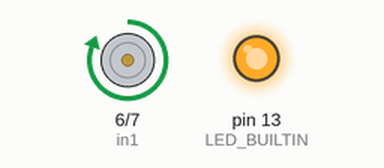
Simulated run of this sketch. Board: Arduino Uno, built with avr-gcc and run on an emulated ATmega328P. Parts: motor-driver pin pairs drawn as motors (green arrow = first pin HIGH = forward, orange = second pin HIGH = backward, longer = more drive, scaled by the enable pin), output pins drawn as LEDs (lit = HIGH).

Above: at 1.0 s.
At 3.0 s:
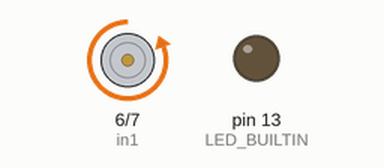
Timing chart, 0 to 5.2 s (numbered marks = the images above):
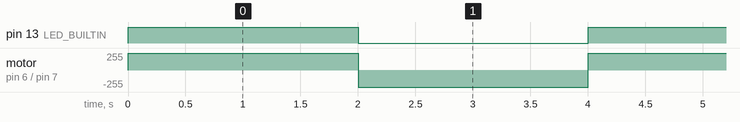

Measured:
- by itself, pin 13 (LED_BUILTIN): alternates HIGH for 2.0 s and LOW for 2.0 s
- by itself, motor on pin 6 (in1) / pin 7 (in2): alternates forward 255/255 for 2.0 s and backward 255/255 for 2.0 s

The sketch:

2024_05_08_MotorControlL298n.ino
```cpp
#define enA 9
#define in1 6
#define in2 7
#define button 4

// int rotDirection = 0;
// int pressed = false;

void setup() {
  pinMode(enA, OUTPUT);
  pinMode(in1, OUTPUT);
  pinMode(in2, OUTPUT);
  // pinMode(button, INPUT);
  // Set initial rotation direction
  // digitalWrite(in1, LOW);
  // digitalWrite(in2, HIGH);
  pinMode(LED_BUILTIN, OUTPUT);

}

void loop() {
  // int potValue = analogRead(A0); // Read potentiometer value
  // int pwmOutput = map(800, 0, 1023, 0 , 255); // Map the potentiometer value from 0 to 255
  // analogWrite(enA, 200); // Send PWM signal to L298N Enable pin
  analogWrite(enA, 255);

  // Read button - Debounce
  // if (digitalRead(button) == true) {
  //   pressed = !pressed;
  // }
  // while (digitalRead(button) == true);
  // delay(20);

  // If button is pressed - change rotation direction
  // if (pressed == true  & rotDirection == 0) {
    digitalWrite(in1, HIGH);
    digitalWrite(in2, LOW);
    digitalWrite(LED_BUILTIN, HIGH);
    // rotDirection = 1;
    delay(2000);
  // }
  // If button is pressed - change rotation direction
  // if (pressed == false & rotDirection == 1) {
    digitalWrite(in1, LOW);
    digitalWrite(in2, HIGH);
    digitalWrite(LED_BUILTIN, LOW);
    // // rotDirection = 0;
    delay(2000);
  // }
}
```
